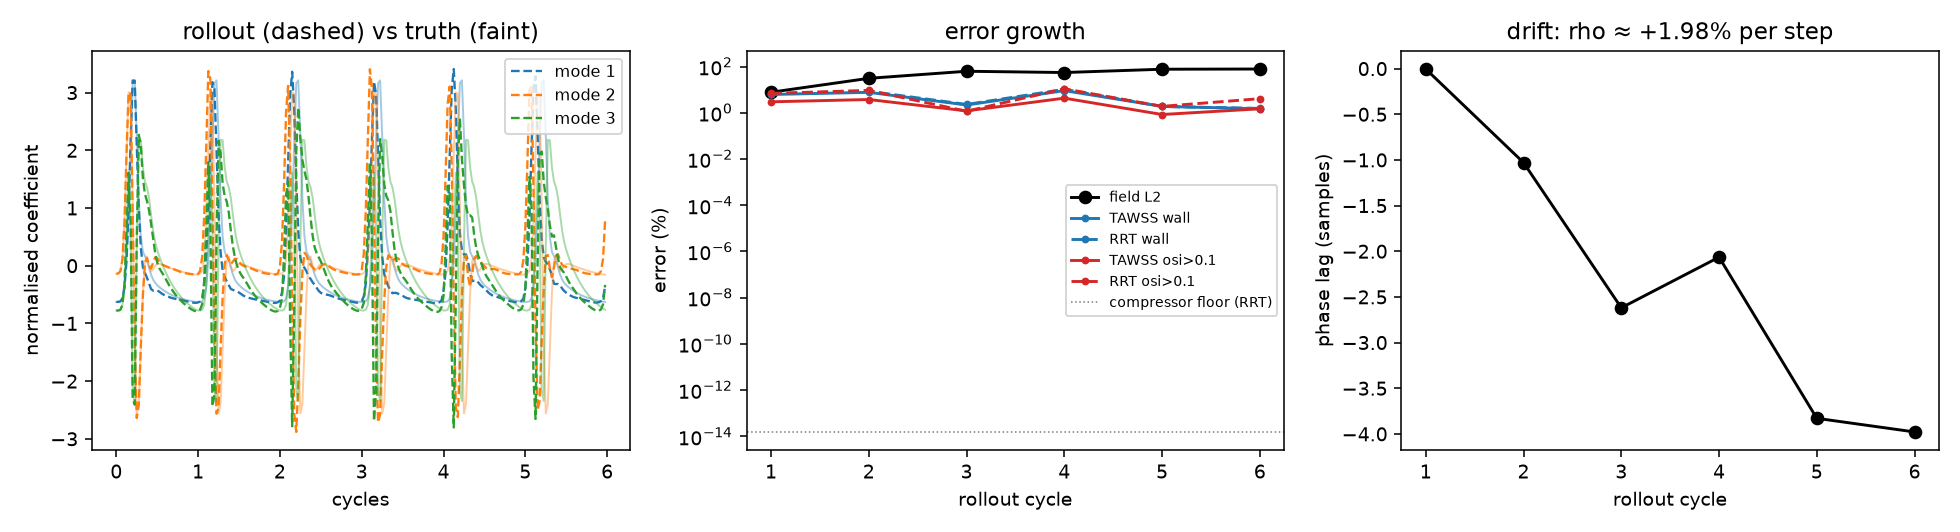

Write Python code to recreate this figure.
#!/usr/bin/env python3
"""
pod_lstm_hr.py -- train a POD+LSTM wall-shear surrogate, roll it out on its own,
and run the reliability check on its *real* (not injected) drift.

Pipeline
  1. POD of the wall WSS over one converged cycle (cycle 3)  -> r coefficients/step
  2. LSTM learns coefficient(t) -> coefficient(t+1) from a window of W steps
  3. Autonomous rollout for K cycles from a W-step seed (no ground truth fed back)
  4. For every rollout cycle: field error, TAWSS/OSI/RRT errors by region,
     compressor floor (POD reconstruction), drift rate estimate, rho diagnostic,
     and the cancellation law's per-face prediction vs what actually happened.

Run from hackathon/ inside the `drift` env:
    python analysis/pod_lstm_hr.py                   # defaults
    python analysis/pod_lstm_hr.py --r 8 --seed 1    # variants
Outputs: data/pod_lstm_results_hr*.npz, data/pod_lstm_summary_hr*.json, analysis/pod_lstm_hr*.png
"""
import argparse, json, os, time
import numpy as np
import torch, torch.nn as nn
from scipy.signal import hilbert
import matplotlib
matplotlib.use("Agg")
import matplotlib.pyplot as plt

ap = argparse.ArgumentParser()
ap.add_argument("--data", default=os.environ.get("WSS", "../results_v2/wss_data.npz"))
ap.add_argument("--r", type=int, default=10, help="POD modes")
ap.add_argument("--window", type=int, default=8)
ap.add_argument("--hidden", type=int, default=64)
ap.add_argument("--epochs", type=int, default=3000)
ap.add_argument("--noise", type=float, default=0.02, help="training input noise (std, normalised units)")
ap.add_argument("--cycles", type=int, default=6, help="rollout length in cycles")
ap.add_argument("--seed", type=int, default=0)
ap.add_argument("--law", default="data/meta.json")
ap.add_argument("--mode", choices=["heartrate", "memorize"], default="heartrate",
                help="heartrate: train on other beat lengths, test on the real (unseen) one; "
                     "memorize: train and test on the same beat (easy baseline)")
ap.add_argument("--train-periods", default="34,36,38,42,44,46", help="samples per beat used for training")
args = ap.parse_args()
torch.manual_seed(args.seed); np.random.seed(args.seed)
torch.set_num_threads(max(1, os.cpu_count() // 2))

RHO_BLOOD, N = 1060.0, 40
SAC_C, SAC_R = np.array([5.40, -4.00, 0.78]), 2.0

# ---------------- data ----------------
d = np.load(args.data)
w3 = d["wss"][80:120].astype(np.float64) * RHO_BLOOD          # cycle 3, Pa, (N,F,3)
A, cen = d["areas"], d["centres"] * 1e3
F = w3.shape[1]
sac = np.linalg.norm(cen - SAC_C, axis=1) < SAC_R

def biomarkers(x):
    mag = np.linalg.norm(x, axis=2)
    ta = mag.mean(0)
    R = np.clip(np.linalg.norm(x.sum(0), axis=1) / np.maximum(mag.sum(0), 1e-30), 1e-3, 1.0)
    return ta, (1 - R) / 2, 1 / (R * ta), R

def rel(a, b):
    return np.divide(a - b, b, out=np.zeros_like(b), where=np.abs(b) > 1e-6)

def aw(v, s):
    return float(np.sum(np.abs(v[s]) * A[s]) / np.sum(A[s])) if s.any() else 0.0

ta0, osi0, rrt0, R0 = biomarkers(w3)
X0 = 1 / R0 - 1
hi = osi0 > 0.1
REG = {"wall": np.ones(F, bool), "sac": sac, "osi>0.1": hi}

# ---------------- 1. POD ----------------
Xs = w3.reshape(N, -1)
mean = Xs.mean(0)
U, S, Vt = np.linalg.svd(Xs - mean, full_matrices=False)
r = args.r
modes = Vt[:r]                                   # (r, 3F)
coef = (Xs - mean) @ modes.T                     # (N, r)
energy = (S[:r] ** 2).sum() / (S ** 2).sum()
decode = lambda a: (mean + a @ modes).reshape(len(a), F, 3)
print(f"POD: {F} faces, r={r} modes capture {energy*100:.3f}% of fluctuation energy")

# compressor floor: best possible biomarkers with r modes
wr = decode(coef)
tfl, ofl, rfl, _ = biomarkers(wr)
floor = {k: dict(tawss=aw(rel(tfl, ta0), s), osi=aw(rel(ofl, osi0), s), rrt=aw(rel(rfl, rrt0), s))
         for k, s in REG.items()}
floor_l2 = float(np.linalg.norm(wr - w3) / np.linalg.norm(w3))
print(f"compressor floor: field L2 {floor_l2*100:.3f}%  wall RRT {floor['wall']['rrt']*100:.3f}%")

# ---------------- 2. LSTM ----------------
mu, sd = coef.mean(0), coef.std(0) + 1e-12
z = (coef - mu) / sd
W = args.window
Zh = np.fft.rfft(z, axis=0)

def stretch(P):
    """the converged beat replayed with P samples per beat at the same dt (Fourier interpolation).
    Quasi-steady approximation: reasonable at low Womersley number (alpha ~ 1.9 here)."""
    j = np.arange(P)[:, None] * N / P
    n = np.arange(Zh.shape[0])[None]
    c = np.real(np.exp(2j * np.pi * n * j / N)[..., None] * Zh[None]).sum(1)
    c = (2 * c - np.real(Zh[0])[None]) / N
    if N % 2 == 0:                                  # Nyquist term counted once
        c -= np.real(np.exp(1j * np.pi * N * j[:, 0] / N))[:, None] * np.real(Zh[-1]) / N
    return c

rate_feat = lambda P: (N / P - 1) * 10.0          # tells the model the heart rate
periods = [N] if args.mode == "memorize" else [int(p) for p in args.train_periods.split(",")]
assert args.mode == "memorize" or N not in periods, "test beat length must be held out"
assert np.allclose(stretch(N), z, atol=1e-8), "Fourier replay check failed"
Xl, Yl = [], []
for P in periods:
    seq = np.concatenate([stretch(P)] * max(3, -(-8 * N // P)))
    seqf = np.hstack([seq, np.full((len(seq), 1), rate_feat(P))])
    Xl += [seqf[i:i + W] for i in range(len(seq) - W)]
    Yl += list(seq[W:])
Xw, Yw = torch.tensor(np.stack(Xl), dtype=torch.float32), torch.tensor(np.stack(Yl), dtype=torch.float32)
print(f"training mode '{args.mode}': beat lengths {periods} (test beat = {N}), {len(Yl)} samples")

class Net(nn.Module):
    def __init__(s):
        super().__init__()
        s.lstm = nn.LSTM(r + 1, args.hidden, batch_first=True)
        s.out = nn.Linear(args.hidden, r)
    def forward(s, x):
        h, _ = s.lstm(x)
        return x[:, -1, :r] + s.out(h[:, -1])     # predict the increment

net = Net()
opt = torch.optim.Adam(net.parameters(), lr=3e-3)
sched = torch.optim.lr_scheduler.CosineAnnealingLR(opt, args.epochs)
t0 = time.time()
for ep in range(args.epochs):
    nz = args.noise * torch.randn_like(Xw)
    nz[..., r] = 0.0                              # never corrupt the heart-rate input
    xin = Xw + nz
    loss = nn.functional.mse_loss(net(xin), Yw)
    opt.zero_grad(); loss.backward(); opt.step(); sched.step()
    if ep % max(1, args.epochs // 6) == 0 or ep == args.epochs - 1:
        print(f"  epoch {ep:5d}  one-step MSE {loss.item():.2e}")
print(f"trained in {time.time()-t0:.0f} s")

# ---------------- 3. autonomous rollout ----------------
K = args.cycles
T = K * N
net.eval()
roll = np.zeros((T, r))
roll[:W] = z[:W]
feat = np.full((W, 1), rate_feat(N))
with torch.no_grad():
    for t in range(W, T):
        x = torch.tensor(np.hstack([roll[t - W:t], feat])[None], dtype=torch.float32)
        roll[t] = net(x)[0].numpy()
truth_z = np.concatenate([z] * K)
with torch.no_grad():
    zt = np.concatenate([z] * 2)
    xt = np.stack([np.hstack([zt[i:i + W], np.full((W, 1), rate_feat(N))]) for i in range(N)])
    one_step = float(np.sqrt(np.mean((net(torch.tensor(xt, dtype=torch.float32)).numpy() - zt[W:W + N]) ** 2)))
print(f"one-step RMSE on the unseen beat (teacher-forced): {one_step:.2e}  <- what a paper would usually report")
roll_c = roll * sd + mu

# drift rate: (a) sub-sample lag growth per cycle, (b) Hilbert phase slope of mode 1
def frac_lag(p, q):
    """lag (in samples) that best maps q onto p, via FFT cross-correlation + parabola."""
    P, Q = np.fft.fft(p - p.mean(0), axis=0), np.fft.fft(q - q.mean(0), axis=0)
    cc = np.real(np.fft.ifft((P * np.conj(Q)).sum(1)))
    k = int(np.argmax(cc)); a, b, c = cc[k - 1], cc[k], cc[(k + 1) % len(cc)]
    off = 0.5 * (a - c) / (a - 2 * b + c) if (a - 2 * b + c) != 0 else 0.0
    lag = k + off
    return lag - len(cc) if lag > len(cc) / 2 else lag

lags = np.array([frac_lag(roll[k * N:(k + 1) * N], z) for k in range(K)])
rho_lag = -np.polyfit(np.arange(K) * N + N / 2, lags, 1)[0] if K > 1 else 0.0
ph = lambda s: np.unwrap(np.angle(hilbert(s - s.mean())))
tt = np.arange(W, T)
rho_hil = np.polyfit(tt, ph(roll[:, 0])[W:], 1)[0] / np.polyfit(tt, ph(truth_z[:, 0])[W:], 1)[0] - 1
amp = np.std(roll[-N:], 0).mean() / np.std(z, 0).mean()
print(f"\nrollout: {K} cycles. drift estimate  lag-growth rho = {rho_lag*100:+.2f}%   "
      f"Hilbert rho = {rho_hil*100:+.2f}%   final-cycle amplitude ratio {amp:.3f}")
print("  lag per cycle (samples):", np.round(lags, 2))

# ---------------- 4. the check, per rollout cycle ----------------
law = json.load(open(args.law))["law"] if os.path.exists(args.law) else {"c": 0.194, "p": 0.641}
bins = [0, 0.02, 0.1, 0.3, 1.0, 10.0]
rows, keep = [], {}
print(f"\n{'cyc':>3} {'L2':>6} {'lag':>6} | {'wall T/R':>13} | {'sac T/R':>13} | {'OSI>0.1 T/R':>13} | {'rho=roll/floor':>14}")
for k in range(K):
    wp = decode(roll_c[k * N:(k + 1) * N])
    tp, op, rp, _ = biomarkers(wp)
    eps = float(np.linalg.norm(wp - w3) / np.linalg.norm(w3))
    eT, eO, eR = rel(tp, ta0), rel(op, osi0), rel(rp, rrt0)
    reg = {n: dict(tawss=aw(eT, s), osi=aw(eO, s), rrt=aw(eR, s)) for n, s in REG.items()}
    ratio = reg["wall"]["rrt"] / max(floor["wall"]["rrt"], 1e-4)   # floor below 0.01% counts as 0.01%
    # law: predicted vs measured excess, binned by cancellation factor
    pred = law["c"] * eps * X0 ** law["p"]
    meas = np.abs(eR) - np.abs(eT)
    lawtab = []
    for lo, up in zip(bins[:-1], bins[1:]):
        s = (X0 >= lo) & (X0 < up)
        if s.sum() >= 5:
            lawtab.append(dict(X=[lo, up], n=int(s.sum()), pred=float(np.median(pred[s])),
                               meas=float(np.median(meas[s]))))
    rows.append(dict(cycle=k + 1, field_l2=eps, lag=float(lags[k]), regions=reg,
                     rho_diag=float(ratio), law=lawtab))
    f = lambda n: f"{reg[n]['tawss']*100:5.2f}/{reg[n]['rrt']*100:5.2f}%"
    print(f"{k+1:3d} {eps*100:5.1f}% {lags[k]:6.2f} | {f('wall'):>13} | {f('sac'):>13} | {f('osi>0.1'):>13} | {ratio:14.1f}")
    if k in (0, K - 1):
        keep[f"cycle{k+1}"] = np.stack([tp, op, rp]).astype(np.float32)

print("\nlaw check on the last cycle (median per-face excess RRT error beyond TAWSS):")
print(f"  {'1/R-1 bin':>14} {'faces':>6} {'predicted':>10} {'measured':>10}")
for b in rows[-1]["law"]:
    print(f"  [{b['X'][0]:5.2f},{b['X'][1]:5.2f}) {b['n']:6d} {b['pred']*100:9.2f}% {b['meas']*100:9.2f}%")
print("\nrho diagnostic: >1 means rollout drift, not the compressor, dominates the RRT error")

# ---------------- save ----------------
os.makedirs("data", exist_ok=True)
tag = "_hr" if args.mode == "heartrate" else "_hr_memorize"
np.savez_compressed(f"data/pod_lstm_results{tag}.npz", roll=roll_c.astype(np.float32), truth=coef.astype(np.float32),
                    lags=lags, **keep)
json.dump(dict(args=vars(args), r=r, energy=float(energy), floor_l2=floor_l2, floor=floor,
               one_step_rmse=one_step, rho_lag=float(rho_lag), rho_hilbert=float(rho_hil),
               amplitude_ratio=float(amp), cycles=rows),
          open(f"data/pod_lstm_summary{tag}.json", "w"), indent=1)

fig, ax = plt.subplots(1, 3, figsize=(14, 3.8))
tax = np.arange(T) / N
for i, c in zip(range(3), ("C0", "C1", "C2")):
    ax[0].plot(tax, truth_z[:, i], c=c, lw=1, alpha=.4)
    ax[0].plot(tax, roll[:, i], c=c, lw=1.2, ls="--", label=f"mode {i+1}")
ax[0].set(xlabel="cycles", ylabel="normalised coefficient", title="rollout (dashed) vs truth (faint)")
ax[0].legend(fontsize=8)
cyc = np.arange(1, K + 1)
ax[1].plot(cyc, [x["field_l2"] * 100 for x in rows], "k-o", label="field L2")
for n, c in (("wall", "C0"), ("osi>0.1", "C3")):
    ax[1].plot(cyc, [x["regions"][n]["tawss"] * 100 for x in rows], c=c, ls="-", marker=".", label=f"TAWSS {n}")
    ax[1].plot(cyc, [x["regions"][n]["rrt"] * 100 for x in rows], c=c, ls="--", marker=".", label=f"RRT {n}")
ax[1].axhline(floor["wall"]["rrt"] * 100, c="grey", lw=.8, ls=":", label="compressor floor (RRT)")
ax[1].set(xlabel="rollout cycle", ylabel="error (%)", yscale="log", title="error growth")
ax[1].legend(fontsize=7)
ax[2].plot(cyc, lags, "k-o")
ax[2].set(xlabel="rollout cycle", ylabel="phase lag (samples)",
          title=f"drift: rho ≈ {rho_lag*100:+.2f}% per step")
fig.tight_layout(); os.makedirs("analysis", exist_ok=True); fig.savefig(f"analysis/pod_lstm{tag}.png", dpi=140)
print(f"wrote data/pod_lstm_results{tag}.npz, data/pod_lstm_summary{tag}.json, analysis/pod_lstm{tag}.png")
